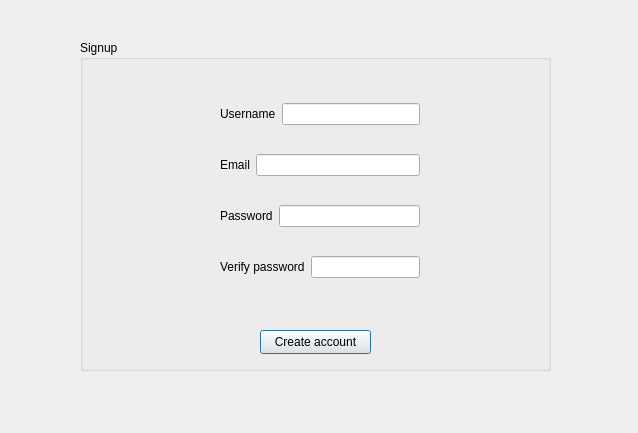
<?xml version="1.0" encoding="UTF-8"?>
<ui version="4.0">
 <class>Signup</class>
 <widget class="QDialog" name="Signup">
  <property name="geometry">
   <rect>
    <x>0</x>
    <y>0</y>
    <width>638</width>
    <height>433</height>
   </rect>
  </property>
  <property name="windowTitle">
   <string>Dialog</string>
  </property>
  <widget class="QGroupBox" name="groupBox">
   <property name="geometry">
    <rect>
     <x>80</x>
     <y>40</y>
     <width>471</width>
     <height>331</height>
    </rect>
   </property>
   <property name="title">
    <string>Signup</string>
   </property>
   <widget class="QPushButton" name="SignupButton">
    <property name="geometry">
     <rect>
      <x>180</x>
      <y>290</y>
      <width>111</width>
      <height>24</height>
     </rect>
    </property>
    <property name="text">
     <string>Create account</string>
    </property>
   </widget>
   <widget class="QWidget" name="">
    <property name="geometry">
     <rect>
      <x>140</x>
      <y>40</y>
      <width>200</width>
      <height>221</height>
     </rect>
    </property>
    <layout class="QVBoxLayout" name="verticalLayout">
     <item>
      <layout class="QHBoxLayout" name="horizontalLayout">
       <item>
        <widget class="QLabel" name="label">
         <property name="text">
          <string>Username</string>
         </property>
        </widget>
       </item>
       <item>
        <widget class="QLineEdit" name="Username"/>
       </item>
      </layout>
     </item>
     <item>
      <layout class="QHBoxLayout" name="horizontalLayout_2">
       <item>
        <widget class="QLabel" name="label_2">
         <property name="text">
          <string>Email</string>
         </property>
        </widget>
       </item>
       <item>
        <widget class="QLineEdit" name="Email"/>
       </item>
      </layout>
     </item>
     <item>
      <layout class="QHBoxLayout" name="horizontalLayout_3">
       <item>
        <widget class="QLabel" name="label_3">
         <property name="text">
          <string>Password</string>
         </property>
        </widget>
       </item>
       <item>
        <widget class="QLineEdit" name="Password"/>
       </item>
      </layout>
     </item>
     <item>
      <layout class="QHBoxLayout" name="horizontalLayout_4">
       <item>
        <widget class="QLabel" name="label_4">
         <property name="text">
          <string>Verify password</string>
         </property>
        </widget>
       </item>
       <item>
        <widget class="QLineEdit" name="Verify_pass"/>
       </item>
      </layout>
     </item>
    </layout>
   </widget>
  </widget>
 </widget>
 <resources/>
 <connections/>
</ui>
